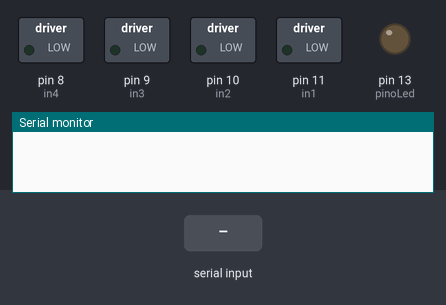
Bench run of a sketch on a simulated Arduino Uno, built with avr-gcc and run on an emulated ATmega328P. Shown: switched loads named in the sketch (green lamp = pin HIGH), output pins drawn as LEDs (lit = HIGH), the last lines printed to the serial monitor. The inputs (shaded band) are chosen by the test bench.

Above: at 1.3 s.
1.4 s: "F" received over the second serial link
At 2.6 s:
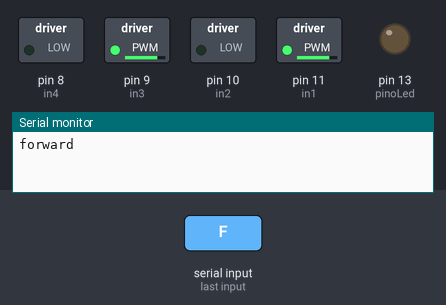
2.9 s: "B" received over the second serial link
At 4.0 s:
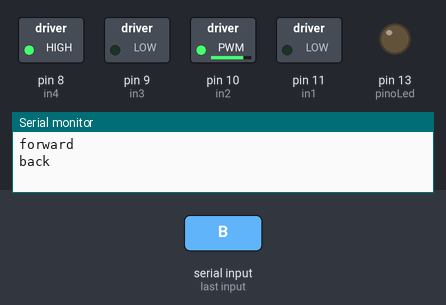
4.4 s: "L" received over the second serial link
At 5.1 s:
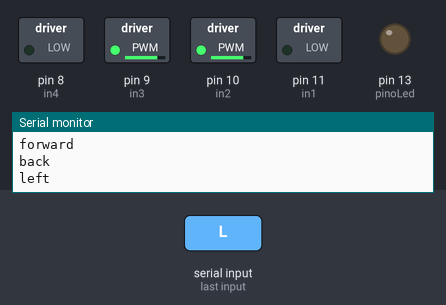
5.9 s: "R" received over the second serial link
At 6.3 s:
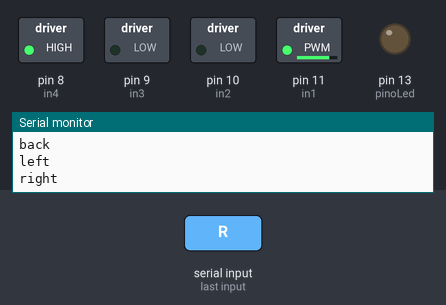
7.4 s: "G" received over the second serial link
At 8.6 s:
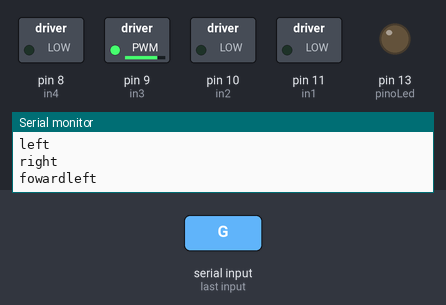
8.9 s: "I" received over the second serial link
At 9.7 s:
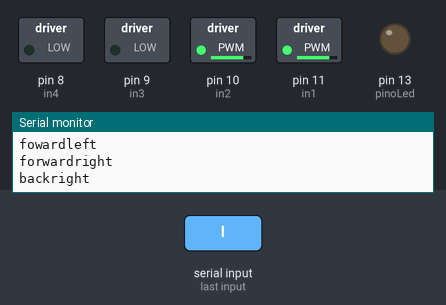
Timing chart, 0 to 11.4 s (numbered marks = the images above; inputs shaded):
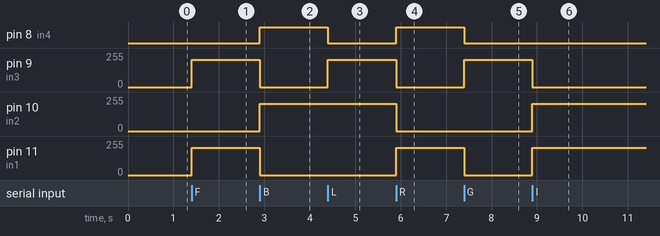

Measured:
- after the input at 1.4 s, pin 9 (in3), pin 11 (in1): 0/255 → 204/255 at once
- after the input at 2.9 s, pin 8 (in4): LOW → HIGH at once; pin 9 (in3), pin 11 (in1): 204/255 → 0/255 at once; pin 10 (in2): 0/255 → 204/255 at once
- after the input at 4.4 s, pin 8 (in4): HIGH → LOW at once; pin 9 (in3): 0/255 → 204/255 at once
- after the input at 5.9 s, pin 8 (in4): LOW → HIGH at once; pin 9 (in3), pin 10 (in2): 204/255 → 0/255 at once; pin 11 (in1): 0/255 → 204/255 at once
- after the input at 7.4 s, pin 8 (in4): HIGH → LOW at once; pin 9 (in3): 0/255 → 204/255 at once; pin 11 (in1): 204/255 → 0/255 at once
- after the input at 8.9 s, pin 9 (in3): 204/255 → 0/255 at once; pin 10 (in2), pin 11 (in1): 0/255 → 204/255 at once

The sketch:

sketch_oct1b.ino
```cpp
#include <SoftwareSerial.h> //INCLUSÃO DE BIBLIOTECA
#define in1 11 //L298n Motor Driver pins.
#define in2 10
#define in3 9
#define in4 8
int dadoBluetooth = 0; //Int to store app command state.
int Speed = 204; // 0 - 255.
int Speedsec;
int buttonState = 0;
int lastButtonState = 0;
int Turnradius = 0; //Set the radius of a turn, 0 - 255 Note:the robot will malfunction if this is higher than int Speed.
int brakeTime = 45;
int brkonoff = 1; //1 for the electronic braking system, 0 for normal.
const int pinoRX = 3; //PINO DIGITAL 2 (RX)
const int pinoTX = 2; //PINO DIGITAL 3 (TX)
const int pinoLed = 13; //PINO DIGITAL UTILIZADO PELO LED
boolean lightFront = false;
boolean loopLED = false;
SoftwareSerial bluetooth(pinoRX, pinoTX); //PINOS QUE EMULAM A SERIAL, ONDE
//O PINO 2 É O RX E O PINO 3 É O TX

void setup(){
  pinMode(in1, OUTPUT);
  pinMode(in2, OUTPUT);
  pinMode(in3, OUTPUT);
  pinMode(in4, OUTPUT);
  Serial.begin(9600); //INICIALIZA A SERIAL
  bluetooth.begin(9600); //INICIALIZA A SERIAL DO BLUETOOTH
  bluetooth.print("$"); //IMPRIME O CARACTERE
  bluetooth.print("$"); //IMPRIME O CARACTERE
  bluetooth.print("$"); //IMPRIME O CARACTERE
  delay(100); //INTERVALO DE 100 MILISSEGUNDOS
  pinMode(pinoLed, OUTPUT); //DEFINE O PINO COMO SAÍDA
}

void loop(){
  if(bluetooth.available()){ //SE O BLUETOOTH ESTIVER HABILITADO, FAZ
    dadoBluetooth = bluetooth.read(); //VARIÁVEL RECEBE O VALOR ENVIADO PELO BLUETOOTH
    Stop();
    if(dadoBluetooth == 'F'){
      Serial.println("forward");
      forward();
    }
    if(dadoBluetooth == 'B'){
      Serial.println("back");
      back();
    }
    if(dadoBluetooth == 'L'){
      Serial.println("left");
      left();
    }
    if(dadoBluetooth == 'R'){
      Serial.println("right");
      right();
    }
    if(dadoBluetooth == 'G'){
      Serial.println("fowardleft");
      forwardleft();
    }
    if(dadoBluetooth == 'I'){
      Serial.println("forwardright");
      forwardright();
    }
    if(dadoBluetooth == 'H'){
      Serial.println("backleft");
      backleft();
    }
    if(dadoBluetooth == 'I'){
      Serial.println("backright");
      backright();
    }
    if(dadoBluetooth == '0'){
      Serial.println("SPEED 100");
      Speed = 100;
    }
    if(dadoBluetooth == '1'){
      Serial.println("SPEED 140");
      Speed = 140;
    }
    if(dadoBluetooth == '2'){
      Serial.println("SPEED 150");
      Speed = 150;
    }
    if(dadoBluetooth == '3'){
      Serial.println("SPEED 160");
      Speed = 160;
    }
    if(dadoBluetooth == '4'){
      Serial.println("SPEED 170");
      Speed = 170;
    }
    if(dadoBluetooth == '5'){
      Serial.println("SPEED 180");
      Speed = 180;
    }
    if(dadoBluetooth == '6'){
      Serial.println("SPEED 190");
      Speed = 190;
    }
    if(dadoBluetooth == '7'){
      Serial.println("SPEED 200");
      Speed = 200;
    }
    if(dadoBluetooth == '8'){
      Serial.println("SPEED 210");
      Speed = 210;
    }
    if(dadoBluetooth == '9'){
      Serial.println("SPEED 240");
      Speed = 240;
    }
    if(dadoBluetooth == 'q'){
      Serial.println("SPEED 255");
      Speed = 255;
    }
    }else{ //SENÃO, FAZ
      loopLED = false; //VARIÁVEL RECEBE falso
    }

  //MÉTODO RESPONSÁVEL PELO LOOP (LIGA / DESLIGA) DO LED
  if(loopLED){
    digitalWrite(pinoLed, HIGH); //LIGA O LED
    Serial.println("LOOP (LED LIGADO)"); //IMPRIME O TEXTO NA SERIAL
    delay(500); //INTERVALO DE 500 MILISSEGUNDOS
    digitalWrite(pinoLed, LOW); //DESLIGA O LED
    Serial.println("LOOP (LED DESLIGADO)"); //IMPRIME O TEXTO NA SERIAL
    delay(500); //INTERVALO DE 500 MILISSEGUNDOS
  }
}

void forward() {
  analogWrite(in1, Speed);
  analogWrite(in3, Speed);
}

void back() {
  analogWrite(in2, Speed);
  analogWrite(in4, Speed);
}

void left() {
  analogWrite(in3, Speed);
  analogWrite(in2, Speed);
}

void right() {
  analogWrite(in4, Speed);
  analogWrite(in1, Speed);
}
void forwardleft() {
  analogWrite(in1, Speedsec);
  analogWrite(in3, Speed);
}
void forwardright() {
  analogWrite(in1, Speed);
  analogWrite(in3, Speedsec);
}
void backright() {
  analogWrite(in2, Speed);
  analogWrite(in4, Speedsec);
}
void backleft() {
  analogWrite(in2, Speedsec);
  analogWrite(in4, Speed);
}

void Stop() {
  analogWrite(in1, 0);
  analogWrite(in2, 0);
  analogWrite(in3, 0);
  analogWrite(in4, 0);
}

void brakeOn() {
  //Here's the future use: an electronic braking system!
  // read the pushbutton input pin:
  buttonState = dadoBluetooth;
  // compare the buttonState to its previous state
  if (buttonState != lastButtonState) {
    // if the state has changed, increment the counter
    if (buttonState == 'S') {
      if (lastButtonState != buttonState) {
        digitalWrite(in1, HIGH);
        digitalWrite(in2, HIGH);
        digitalWrite(in3, HIGH);
        digitalWrite(in4, HIGH);
        delay(brakeTime);
        Stop();
      }
    }
    // save the current state as the last state,
    //for next time through the loop
    lastButtonState = buttonState;
  }
}
void brakeOff() {

}
```
